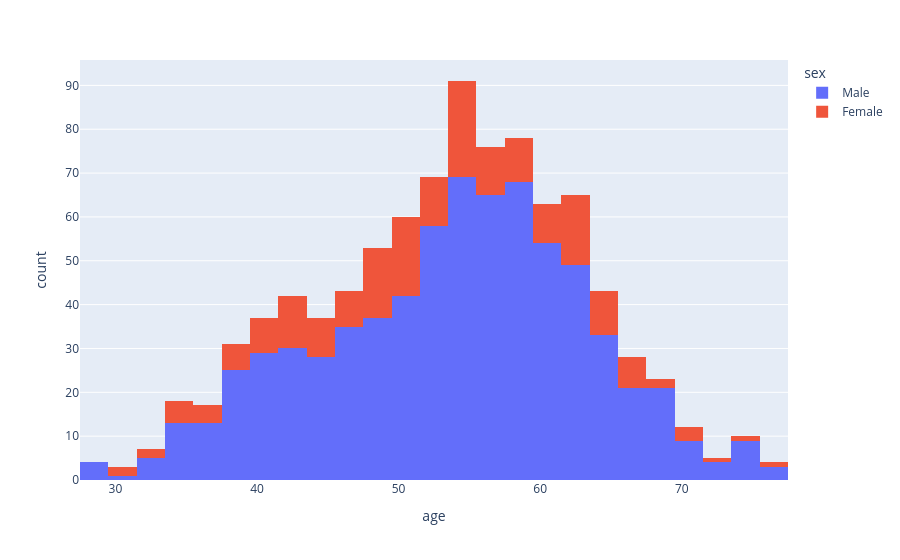

Notebook cell for this chart:
### Code cell
#plot the histogram of age column using plotly and coloring this by sex

fig=px.histogram(data_frame=heart, x='age', color='sex')
fig.show()

### Figure 1 — Plotly figure (JSON) as saved in the notebook; plotly's stock layout.template omitted (floating-point values rounded to 4 significant figures; data arrays with more than 128 entries replaced by an {"elided": "..."} marker saying what was removed)
{"data": [{"bingroup": "x", "hovertemplate": "sex=Male<br>age=%{x}<br>count=%{y}<extra></extra>", "legendgroup": "Male", "marker": {"color": "#636efa", "pattern": {"shape": ""}}, "name": "Male", "orientation": "v", "showlegend": true, "type": "histogram", "x": {"elided": "725 int values"}, "xaxis": "x", "yaxis": "y"}, {"bingroup": "x", "hovertemplate": "sex=Female<br>age=%{x}<br>count=%{y}<extra></extra>", "legendgroup": "Female", "marker": {"color": "#EF553B", "pattern": {"shape": ""}}, "name": "Female", "orientation": "v", "showlegend": true, "type": "histogram", "x": {"elided": "194 int values"}, "xaxis": "x", "yaxis": "y"}], "layout": {"barmode": "relative", "legend": {"title": {"text": "sex"}, "tracegroupgap": 0}, "margin": {"t": 60}, "xaxis": {"anchor": "y", "domain": [0, 1], "title": {"text": "age"}}, "yaxis": {"anchor": "x", "domain": [0, 1], "title": {"text": "count"}}}}
